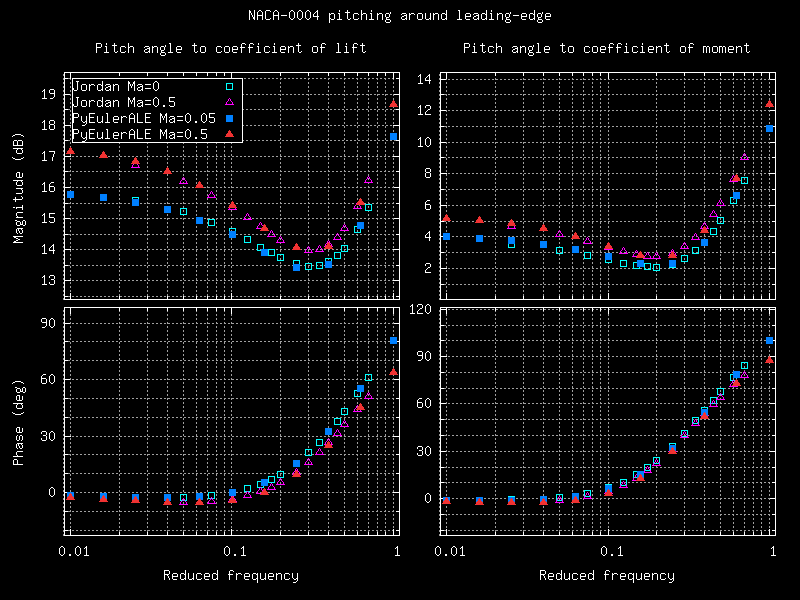

Write the gnuplot code that produced this figure.
set terminal png large size 800,600 fontscale 2 background rgb 'black'
set output 'bode.png'
set xlabel tc "white"
set ylabel tc "white"
set title tc "white"
set key tc "white"
set tics tc "white"
set border lc "white"

mag(re, im) = (re**2 + im**2)**0.5
db(mag) = 20*log10(mag)
phase(re, im) = atan2(im, re) * 180/pi

set datafile separator ","
DATA_0p05 = "< sed '1,/Frequency response/d' Ma0p05.out"
DATA_0p5 = "< sed '1,/Frequency response/d' Ma0p5.out"
REF_0 = "Ref_Ma0p0.csv"
REF_0p5 = "Ref_Ma0p5.csv"

set style line 1 pt 4 lc "cyan"
set style line 2 pt 8 lc "magenta"
set style line 3 pt 5 lc "web-blue"
set style line 4 pt 9 lc "light-red"
set style line 5 lc "white"
set style increment user

set multiplot layout 2,2 columnsfirst title "NACA-0004 pitching around leading-edge" tc "white"
set offsets graph 0.02, graph 0.02, graph 0.2, graph 0.2
set grid xtics mxtics ytics mytics
set logscale x
set mxtics 10

set lmargin 8.
set rmargin 0.
set tmargin 3.5
set bmargin .5
set format x ""
unset xlabel
set title "Pitch angle to coefficient of lift"
set ylabel "Magnitude (dB)"
set key samplen 0.5 left top Left box ls 5
#set yrange [12:18]
set ytics 0,1,100
set mytics 2
plot REF_0 u 1:(db(mag($2, $3))) with points title "Jordan Ma=0", \
    REF_0p5 u 1:(db(mag($2, $3))) with points title "Jordan Ma=0.5", \
    DATA_0p05 u 1:(db(mag($2, $3))) '%lf %lf%lfj %lf%lfj' with points title "PyEulerALE Ma=0.05" , \
    DATA_0p5 u 1:(db(mag($2, $3))) '%lf %lf%lfj %lf%lfj' with points title "PyEulerALE Ma=0.5"
set key off

set tmargin 0.
set bmargin 4.
set format x
set title ""
set ylabel "Phase (deg)"
set xlabel "Reduced frequency" tc "white"
#set yrange [-15:110]
set mytics 3
set ytics -30,30,180
plot REF_0 u 1:(phase($2, $3)) with points title "", \
    REF_0p5 u 1:(phase($2, $3)) with points title "", \
    DATA_0p05 u 1:(phase($2, $3)) '%lf %lf%lfj %lf%lfj' with points title "", \
    DATA_0p5 u 1:(phase($2, $3)) '%lf %lf%lfj %lf%lfj' with points title ""

set lmargin 5.
set rmargin 3.
set tmargin 3.5
set bmargin .5
set format x ""
unset xlabel
set title "Pitch angle to coefficient of moment"
set ylabel ""
#set yrange [1:12]
set ytics 0,2,100
set mytics 2
plot REF_0 u 1:(db(mag($4, $5))) with points title "", \
    REF_0p5 u 1:(db(mag($4, $5))) with points title "", \
    DATA_0p05 u 1:(db(mag($4, $5))) '%lf %lf%lfj %lf%lfj' with points title "", \
    DATA_0p5 u 1:(db(mag($4, $5))) '%lf %lf%lfj %lf%lfj' with points title ""

set tmargin 0.
set bmargin 4.
set format x
set title ""
set ylabel ""
set xlabel "Reduced frequency" tc "white"
#set yrange [-15:110]
set mytics 3
set ytics -30,30,180
plot REF_0 u 1:(phase(-$4, -$5)) with points title "", \
    REF_0p5 u 1:(phase(-$4, -$5)) with points title "", \
    DATA_0p05 u 1:(phase(-$4, -$5)) '%lf %lf%lfj %lf%lfj' with points title "", \
    DATA_0p5 u 1:(phase(-$4, -$5)) '%lf %lf%lfj %lf%lfj' with points title ""
